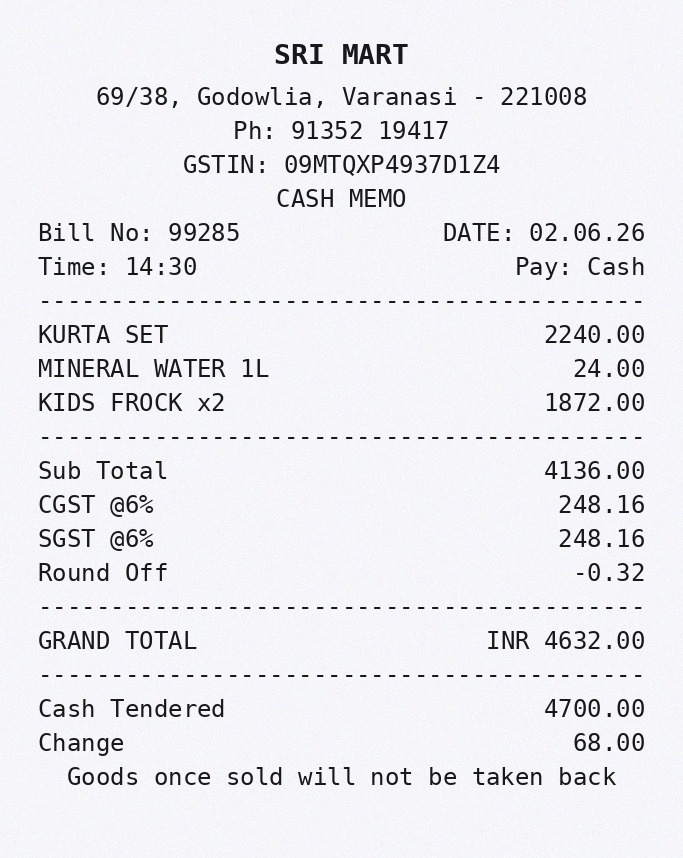
#> input picture examples/receipt_clean.jpg, 683 x 858 px
$ python -i preprocess.py   (imports and definitions only)   (older library calls are emulated)
#> lines starting #> are read from the running program, lines starting #| are printed output that depends on the picture; after the words box and inside, x2 and y2 are one past the last pixel; in counts of white or black regions, pixels touching at a corner belong together
"""Image clean-up before OCR.

Phone photos of receipts are small, tilted, noisy and unevenly lit. Tesseract does
much better on a large, straight, clean image, so we fix those things first:

1. grayscale
2. upscale, so the text is tall enough for Tesseract (about 30 px per line)
3. flatten the lighting, by dividing out a blurred estimate of the paper background
4. deskew, by finding the rotation that makes the text rows sharpest
5. denoise, with a small median filter, but only on soft (not sharp) images:
   on sharp images the filter erodes fine detail such as decimal points
6. binarize (optional), Otsu or adaptive thresholding

Every step can be switched off through PreprocessConfig, which is how the
ablation experiment measures what each step is worth.
"""
from __future__ import annotations

from dataclasses import dataclass

import cv2
import numpy as np


@dataclass(frozen=True)
class PreprocessConfig:
    upscale: bool = True
    min_width: int = 1000
    flatten_light: bool = True
    deskew: bool = True
    max_skew: float = 6.0  # degrees searched on each side
    denoise: str = "auto"  # "auto" (only when blur_score < sharp_threshold), "always" or "never"
    sharp_threshold: float = 1500.0  # chosen on the dev sets
    binarize: str = "none"  # "none", "otsu" or "adaptive"


RAW = PreprocessConfig(upscale=False, flatten_light=False, deskew=False, denoise="never", binarize="none")


def to_gray(img: np.ndarray) -> np.ndarray:
    if img.ndim == 2:
        return img
    if img.shape[2] == 4:
        return cv2.cvtColor(img, cv2.COLOR_BGRA2GRAY)
    return cv2.cvtColor(img, cv2.COLOR_BGR2GRAY)


def upscale(gray: np.ndarray, min_width: int) -> tuple[np.ndarray, float]:
    h, w = gray.shape
    if w >= min_width:
        return gray, 1.0
    f = min_width / w
    return cv2.resize(gray, None, fx=f, fy=f, interpolation=cv2.INTER_CUBIC), f


def flatten_light(gray: np.ndarray) -> np.ndarray:
    """Remove shadows and uneven light.

    A morphological closing with a kernel wider than the text strokes erases the
    dark text and leaves the paper; dividing by that background makes the paper
    evenly white everywhere.
    """
    k = max(15, (gray.shape[1] // 40) | 1)
    kernel = cv2.getStructuringElement(cv2.MORPH_RECT, (k, k))
    background = cv2.morphologyEx(gray, cv2.MORPH_CLOSE, kernel)
    background = cv2.GaussianBlur(background, (0, 0), k / 2)
    return cv2.divide(gray, np.maximum(background, 1), scale=255)


def rotate(gray: np.ndarray, angle: float, border: int = 255) -> np.ndarray:
    """Rotate counter-clockwise by `angle` degrees, growing the canvas so no corner is cut."""
    h, w = gray.shape[:2]
    m = cv2.getRotationMatrix2D((w / 2, h / 2), angle, 1.0)
    cos, sin = abs(m[0, 0]), abs(m[0, 1])
    nw, nh = int(h * sin + w * cos), int(h * cos + w * sin)
    m[0, 2] += nw / 2 - w / 2
    m[1, 2] += nh / 2 - h / 2
    return cv2.warpAffine(gray, m, (nw, nh), flags=cv2.INTER_CUBIC,
                          borderMode=cv2.BORDER_CONSTANT, borderValue=border)


def _profile_score(bw: np.ndarray, angle: float) -> float:
    rotated = rotate(bw, angle, border=0)
    profile = rotated.sum(axis=1, dtype=np.float64)
    return float(np.sum(np.diff(profile) ** 2))


def estimate_skew(gray: np.ndarray, max_angle: float = 6.0) -> float:
    """Return the rotation (degrees) that straightens the text.

    Projection-profile method: when text rows are horizontal, the row sums of the
    ink pixels alternate sharply between text and gaps, so the squared differences
    of the profile peak. Coarse search in 0.5 degree steps, then 0.1 around the best.
    """
    h, w = gray.shape
    scale = 800 / w if w > 800 else 1.0
    small = cv2.resize(gray, None, fx=scale, fy=scale, interpolation=cv2.INTER_AREA) if scale < 1 else gray
    _, bw = cv2.threshold(small, 0, 1, cv2.THRESH_BINARY_INV + cv2.THRESH_OTSU)
    coarse = np.arange(-max_angle, max_angle + 1e-9, 0.5)
    best = max(coarse, key=lambda a: _profile_score(bw, a))
    fine = np.arange(best - 0.4, best + 0.4 + 1e-9, 0.1)
    best = max(fine, key=lambda a: _profile_score(bw, a))
    return round(float(best), 2)


def binarize(gray: np.ndarray, method: str) -> np.ndarray:
    if method == "otsu":
        return cv2.threshold(gray, 0, 255, cv2.THRESH_BINARY + cv2.THRESH_OTSU)[1]
    if method == "adaptive":
        return cv2.adaptiveThreshold(gray, 255, cv2.ADAPTIVE_THRESH_GAUSSIAN_C,
                                     cv2.THRESH_BINARY, 31, 15)
    if method == "none":
        return gray
    raise ValueError(f"unknown binarize method: {method}")


def blur_score(gray: np.ndarray) -> float:
    """Variance of the Laplacian. Low values mean a blurry image."""
    return float(cv2.Laplacian(gray, cv2.CV_64F).var())


def preprocess(img: np.ndarray, cfg: PreprocessConfig = PreprocessConfig()) -> tuple[np.ndarray, dict]:
    """Run the enabled steps and return the cleaned image plus what was done."""
    gray = to_gray(img)
    info = {"scale": 1.0, "skew": 0.0, "blur_score": blur_score(gray), "denoised": False}
    if cfg.upscale:
        gray, info["scale"] = upscale(gray, cfg.min_width)
    if cfg.flatten_light:
        gray = flatten_light(gray)
    if cfg.deskew:
        angle = estimate_skew(gray, cfg.max_skew)
        info["skew"] = angle
        if abs(angle) >= 0.2:
            gray = rotate(gray, angle, border=int(np.median(gray)))
    if cfg.denoise not in ("auto", "always", "never"):
        raise ValueError(f"unknown denoise mode: {cfg.denoise}")
    if cfg.denoise == "always" or (cfg.denoise == "auto" and info["blur_score"] < cfg.sharp_threshold):
        gray = cv2.medianBlur(gray, 3)
        info["denoised"] = True
    gray = binarize(gray, cfg.binarize)
    return gray, info

>>> import cv2
>>> picture = cv2.imread('../../examples/receipt_clean.jpg')
#> picture is the input picture: shape (858, 683, 3); mean B, G, R 239.8, 235.4, 235.9
>>> result = preprocess(picture)
#> in preprocess, `info = {"scale": 1.0, "skew": 0.0, "blur_score": blur_score(gray), "de..`: info = {'scale': 1, 'skew': 0, 'blur_score': 3619.1, 'denoised': False}
#> in preprocess, `gray, info["scale"] = upscale(gray, cfg.min_width)`:
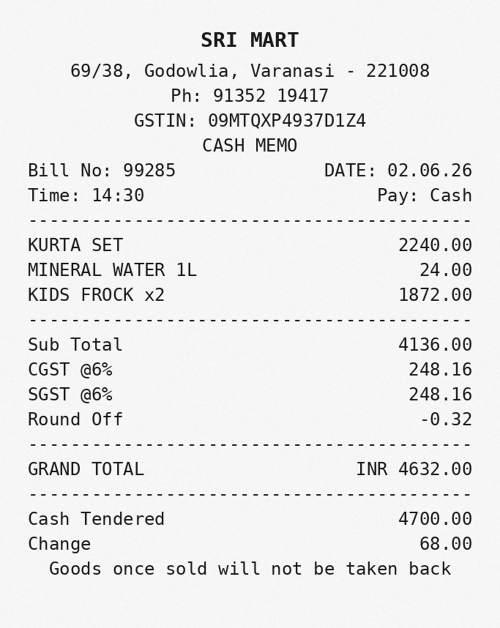
#> gray: shape (1256, 1000) (shown at 1/2 size); min 0, max 255, mean 236
#> in flatten_light, `background = cv2.morphologyEx(gray, cv2.MORPH_CLOSE, kernel)`:
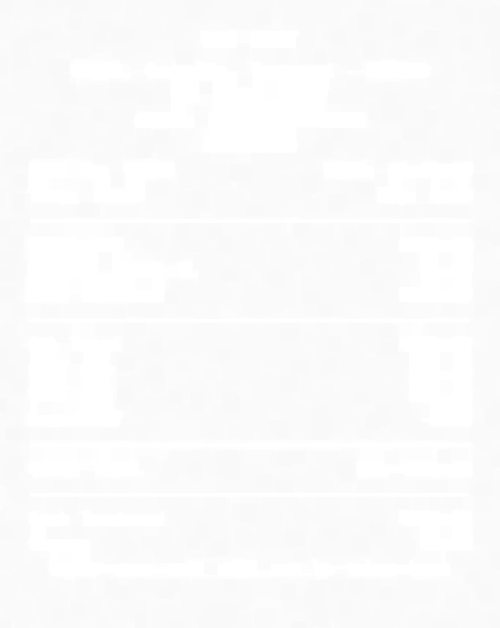
#> background: shape (1256, 1000) (shown at 1/2 size); min 248, max 255, mean 251.3
#> in estimate_skew, `small = cv2.resize(gray, None, fx=scale, fy=scale, interpolation=cv2.I..`:
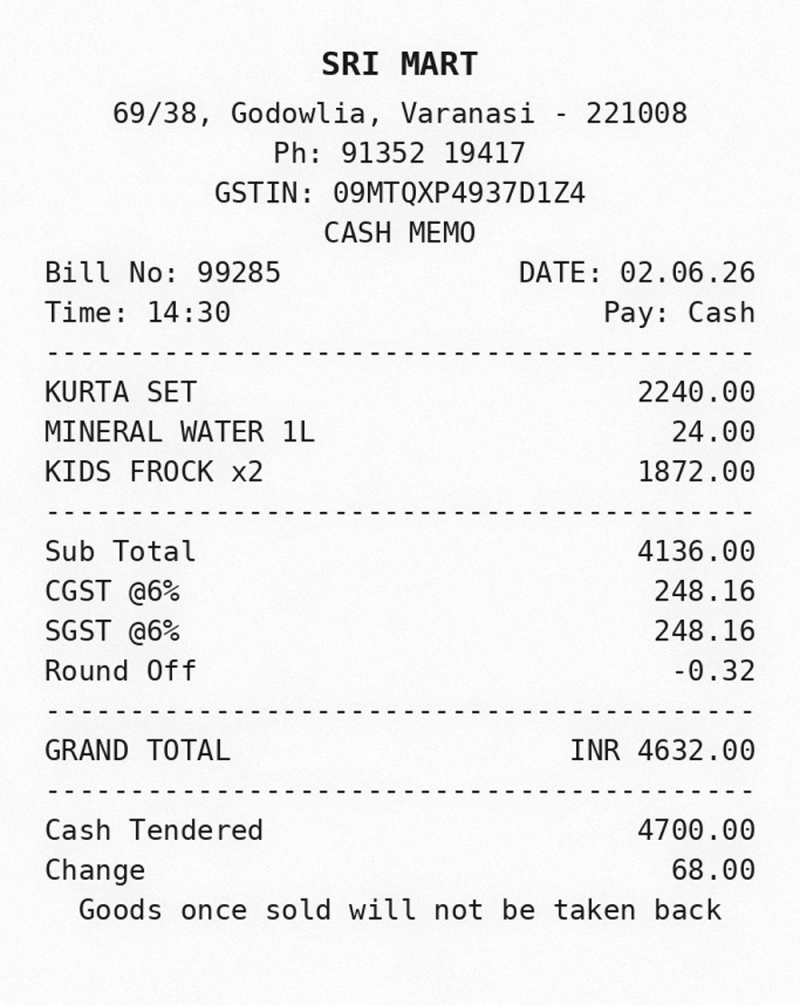
#> small: shape (1005, 800); min 0, max 255, mean 239.6
#> in estimate_skew, `_, bw = cv2.threshold(small, 0, 1, cv2.THRESH_BINARY_INV + cv2.THRESH_..`:
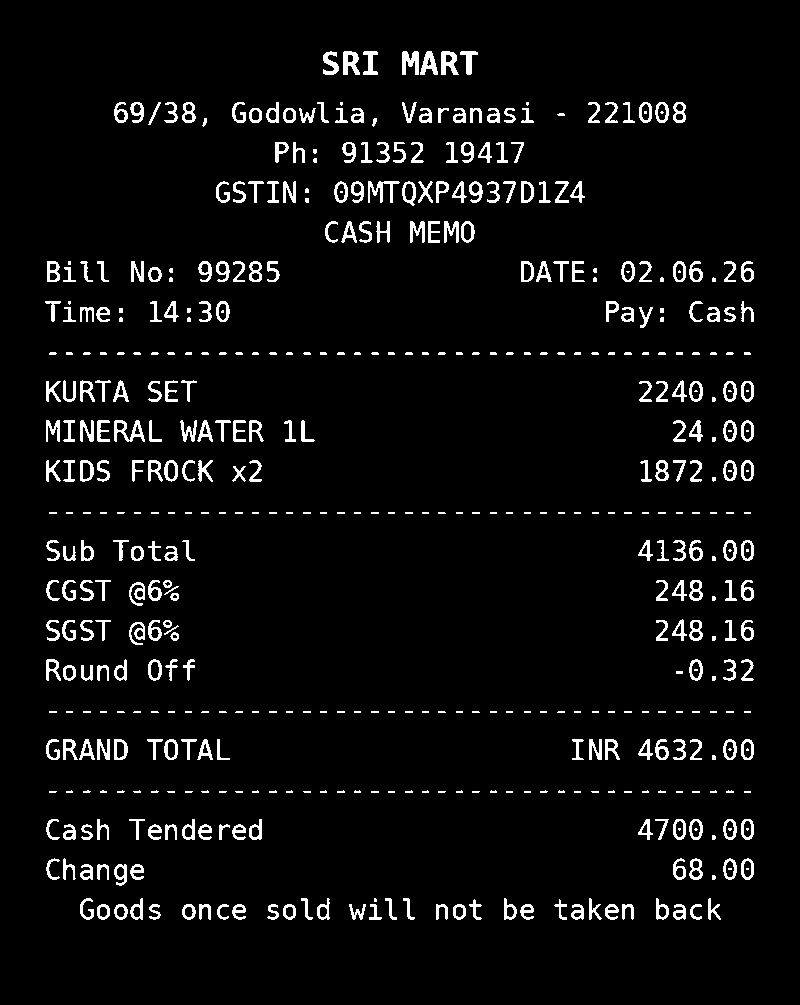
#> bw: shape (1005, 800); values 0 (black) and 1 (white), 5% white; 515 white regions (183 under 20 px), largest, box (x1, y1, x2, y2) and area: (114, 420, 145, 442) 310, (402, 51, 419, 75) 281, (368, 181, 400, 203) 278
#> in _profile_score, `profile = rotated.sum(axis=1, dtype=np.float64)`: profile = 1083 values, max 92 at index 284, min 0 at index 0, mean 36.76
#> in estimate_skew, `best = max(coarse, key=lambda a: _profile_score(bw, a))`: best = 0
#> in rotate (call 32), `m = cv2.getRotationMatrix2D((w / 2, h / 2), angle, 1.0)`: m = [[1, 0.00349, -1.75], [-0.00349, 1, 1.4]]
#> in rotate (call 32), `cos, sin = abs(m[0, 0]), abs(m[0, 1])`: sin = 0.00349
#> in rotate (call 32), `nw, nh = int(h * sin + w * cos), int(h * cos + w * sin)`: nw = 803; nh = 1007
#> in rotate (call 32), `return cv2.warpAffine(gray, m, (nw, nh), flags=cv2.INTER_CUBIC, border..`:
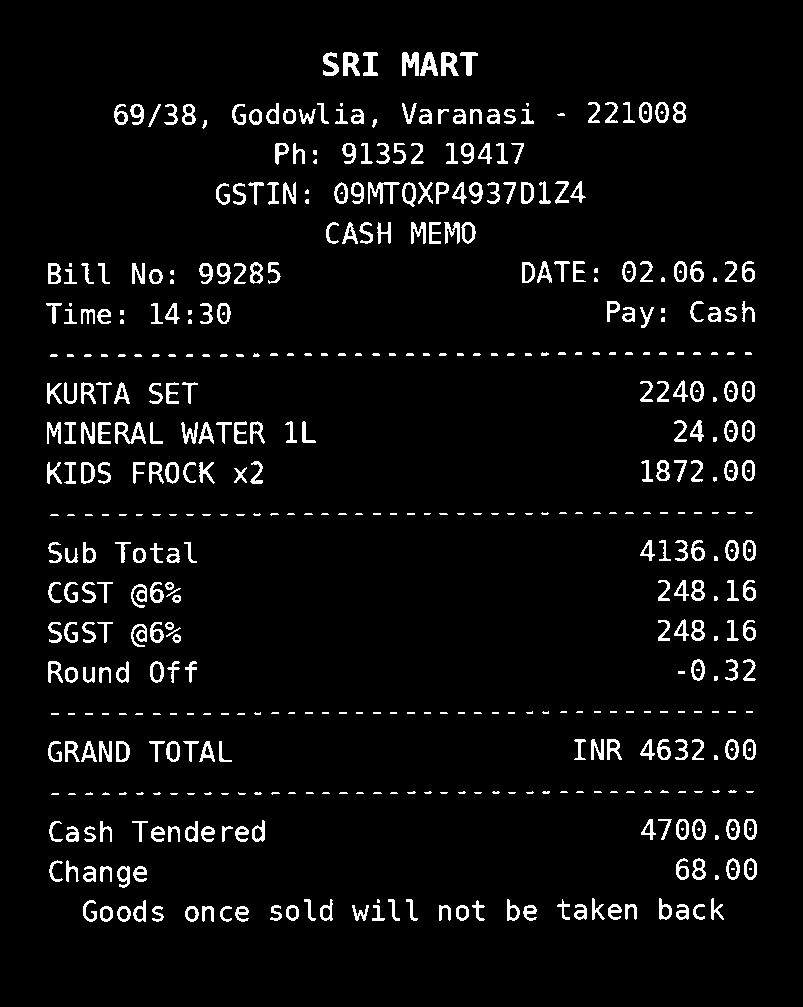
#> returned value: shape (1007, 803); values 0 (black) and 1 (white), 4.9% white; 515 white regions (181 under 20 px), largest, box (x1, y1, x2, y2) and area: (115, 422, 146, 444) 310, (402, 52, 419, 76) 281, (368, 182, 400, 204) 279
#> in rotate (call 33), `m = cv2.getRotationMatrix2D((w / 2, h / 2), angle, 1.0)`: m = [[1, 0.00524, -2.63], [-0.00524, 1, 2.1]]
#> in rotate (call 33), `cos, sin = abs(m[0, 0]), abs(m[0, 1])`: sin = 0.00524
#> in rotate (call 33), `nw, nh = int(h * sin + w * cos), int(h * cos + w * sin)`: nw = 805; nh = 1009
#> in rotate (call 33), `return cv2.warpAffine(gray, m, (nw, nh), flags=cv2.INTER_CUBIC, border..`:
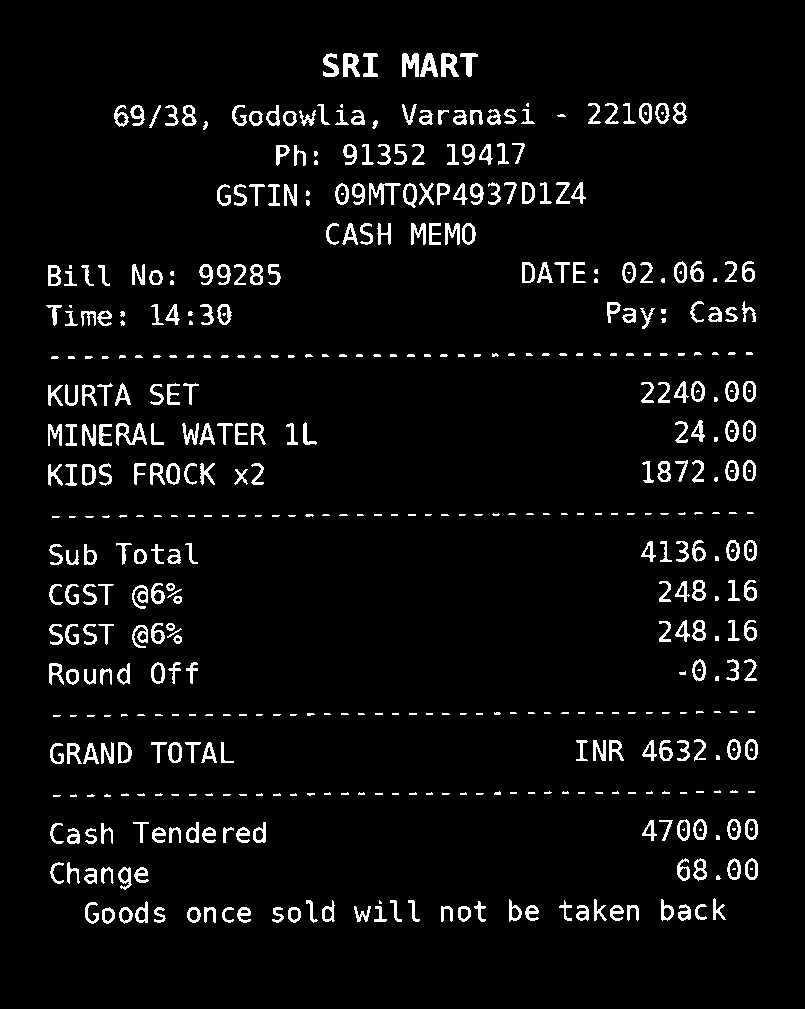
#> returned value: shape (1009, 805); values 0 (black) and 1 (white), 4.9% white; 515 white regions (181 under 20 px), largest, box (x1, y1, x2, y2) and area: (116, 423, 147, 446) 312, (402, 53, 419, 77) 281, (369, 183, 401, 205) 278
#> in rotate (call 34), `m = cv2.getRotationMatrix2D((w / 2, h / 2), angle, 1.0)`: m = [[1, 0.00698, -3.5], [-0.00698, 1, 2.8]]
#> in rotate (call 34), `cos, sin = abs(m[0, 0]), abs(m[0, 1])`: sin = 0.00698
#> in rotate (call 34), `nw, nh = int(h * sin + w * cos), int(h * cos + w * sin)`: nw = 806; nh = 1010
#> in rotate (call 34), `return cv2.warpAffine(gray, m, (nw, nh), flags=cv2.INTER_CUBIC, border..`:
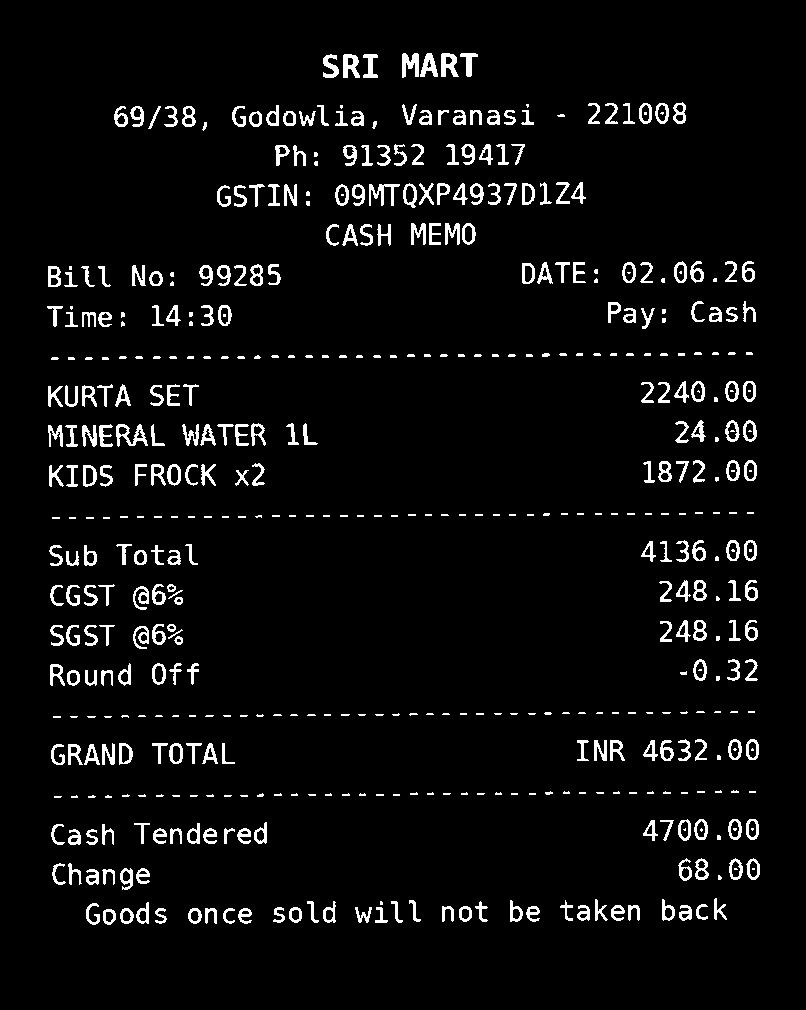
#> returned value: shape (1010, 806); values 0 (black) and 1 (white), 4.9% white; 515 white regions (182 under 20 px), largest, box (x1, y1, x2, y2) and area: (116, 424, 148, 447) 313, (402, 53, 419, 78) 281, (369, 184, 400, 206) 278
#> in estimate_skew, `best = max(fine, key=lambda a: _profile_score(bw, a))`: best = -1.11e-16
#> in preprocess, `angle = estimate_skew(gray, cfg.max_skew)`: angle = 0
